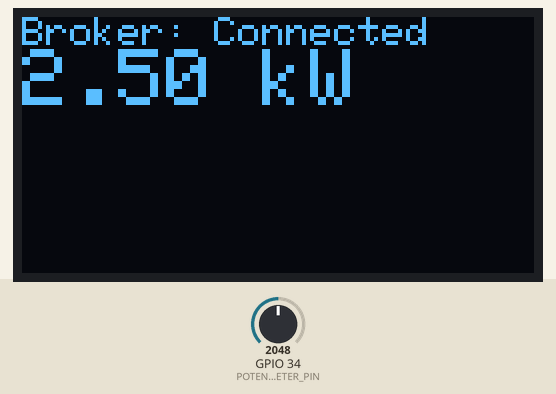
Simulated run of this sketch. Board: ESP32. On the bench: 128×64 one-colour display. The test bench sets the inputs (shaded band); at power-on: GPIO 34 (POTENTIOMETER_PIN) = 2048. WiFi joins after 1.5 s; servers stay silent unless stated; no MQTT or app messages arrive unless stated; what the sketch prints to the serial monitor is not drawn.

Above: at 2.7 s.
2.8 s: GPIO 34 (POTENTIOMETER_PIN) set to 2104
At 4.7 s:
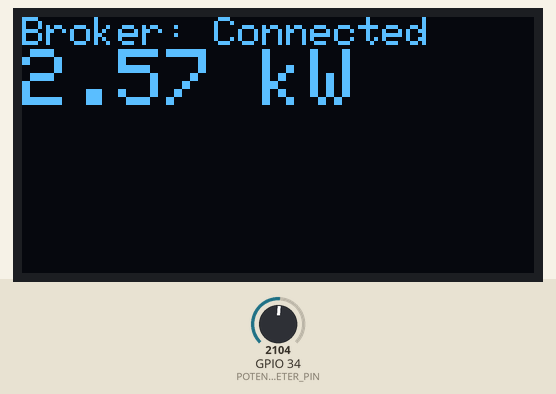
5.1 s: GPIO 34 (POTENTIOMETER_PIN) set to 2866
At 6.3 s:
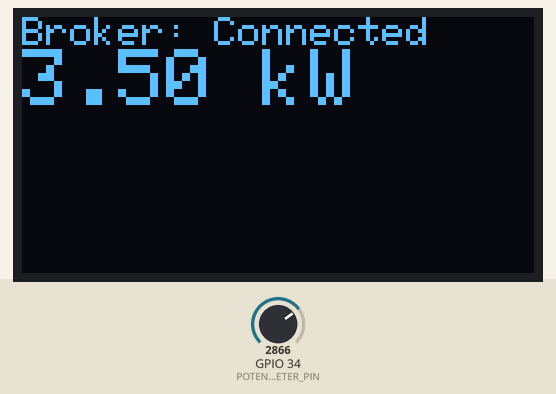
7.1 s: GPIO 34 (POTENTIOMETER_PIN) set to 3603
At 9.1 s:
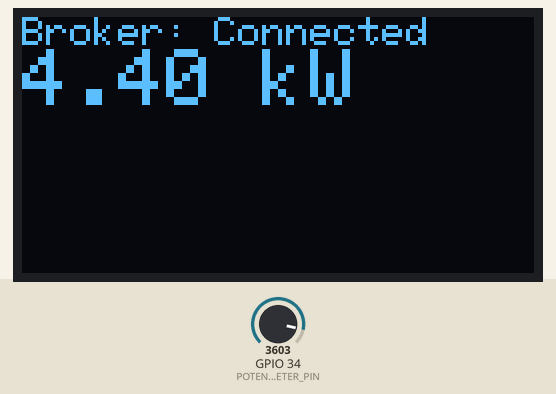
Timing chart, 0 to 10.6 s (numbered marks = the images above; inputs shaded):
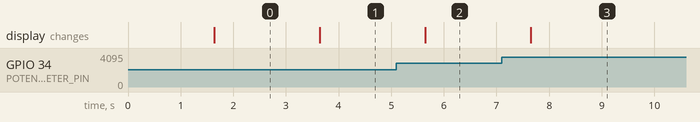

Measured:
- the behaviour switches between 2051 and 2052 on GPIO 34 (POTENTIOMETER_PIN) (found by bisection; images 0 and 1)
- after the input at 2.8 s, the display: changes after 0.84 s (image 1)
- after the input at 5.1 s, the display: changes after 0.55 s (image 2)
- after the input at 7.1 s, the display: changes after 0.55 s (image 3)

The sketch:

esp32_mqtt_client.ino
```cpp
#include <WiFi.h>
#include <PubSubClient.h>
#include <Wire.h>
#include <Adafruit_GFX.h>
#include <Adafruit_SSD1306.h>

// [네트워크 및 브로커 설정]
const char* ssid = "@@@@@@@@"; // 와이파이 이름
const char* password = "@@@@@@@@"; // 와이파이 비밀번호
const char* mqtt_server = "192.168.@@.@@"; // 무선 LAN 어댑터 Wi-Fi IPv4 주소

// [에지 노드 식별자 및 통신 규약]
const char* device_id = "99999";
// 파이썬 워커가 구독 중인 "dr/sensor/+" 패턴에 일치시킴
const char* mqtt_topic = "dr/sensor/99999";

// [하드웨어 핀 및 디스플레이]
#define POTENTIOMETER_PIN 34
#define SCREEN_WIDTH 128
#define SCREEN_HEIGHT 64
Adafruit_SSD1306 display(SCREEN_WIDTH, SCREEN_HEIGHT, &Wire, -1);

WiFiClient espClient;
PubSubClient client(espClient);

unsigned long lastMsg = 0;
const long interval = 1000; // 1초 전송

void setup_wifi() {
  delay(10);
  Serial.println();
  Serial.print("WiFi 연결 중: ");
  Serial.println(ssid);
  WiFi.begin(ssid, password);
  while (WiFi.status() != WL_CONNECTED) {
    delay(500);
    Serial.print(".");
  }
  Serial.println("\nWiFi 연결 성공");
  Serial.print("IP: ");
  Serial.println(WiFi.localIP());
}

void reconnect() {
  while (!client.connected()) {
    Serial.print("Mosquitto 브로커(1883) 연결 시도 중...");
    if (client.connect("ESP32_EdgeNode_1124")) {
      Serial.println(" 연결 성공");
    } else {
      Serial.print(" 실패, 코드=");
      Serial.print(client.state());
      Serial.println(" -> 5초 후 재시도");
      delay(5000);
    }
  }
}

void setup() {
  Serial.begin(115200);
  if(!display.begin(SSD1306_SWITCHCAPVCC, 0x3C)) {
    Serial.println(F("SSD1306 allocation failed"));
    for(;;);
  }
  display.clearDisplay();
  display.setTextColor(WHITE);

  setup_wifi();
  client.setServer(mqtt_server, 1883);
}

void loop() {
  if (!client.connected()) {
    reconnect();
  }
  client.loop();

  unsigned long now = millis();
  if (now - lastMsg > interval) {
    lastMsg = now;

    // 1. 에지 단 이동평균(Moving Average) 필터 적용 (아날로그 노이즈 제거)
    long sum = 0;
    for(int i=0; i<10; i++){
      sum += analogRead(POTENTIOMETER_PIN);
      delay(2);
    }
    int avgAdc = sum / 10;

    // 2. 전력량 스케일링
    float current_kW = (avgAdc / 4095.0) * 5.0;
    float kwh_usage = current_kW / 60.0;

    // 3. 파이썬 워커(json.loads) 규약에 맞춘 JSON 페이로드
    String payload = "{";
    payload += "\"device_id\":\"" + String(device_id) + "\",";
    payload += "\"power_kwh\":" + String(kwh_usage, 4);
    payload += "}";

    client.publish(mqtt_topic, payload.c_str(), false);

    // 5. 에지 디스플레이 출력
    display.clearDisplay();
    display.setCursor(0, 0);
    display.setTextSize(1);
    display.println("Broker: Connected");
    display.setTextSize(2);
    display.print(current_kW, 2);
    display.println(" kW");
    display.display();
  }
}
```
